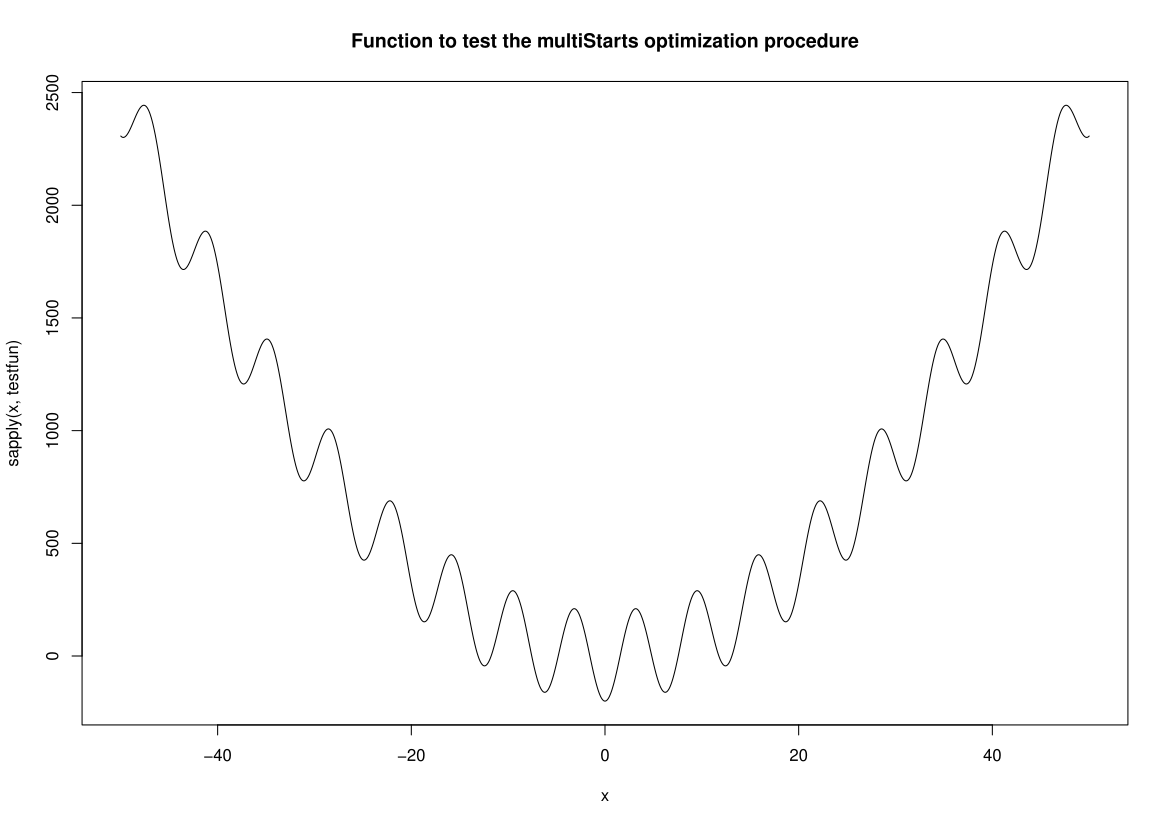

Here is the R script that generated this plot:
# Name: Christian Peters

# No. 1)
# ======

# load the data
load('nlkq_data.RData')

# solve the least squares problem
theta <- optim(c(0, 0), function(theta) {
  sum((theta[1] + theta[2]*X[,1] + theta[2]**2 * X[,2] - y)**2)
})$par

# print the results
print(paste0('theta_1 = ', theta[1], ', theta_2 = ', theta[2]))
# theta_1 = 0.0244228409444103, theta_2 = 1.66087324819251

# No. 2)
# ======

# mySimplex - Simplex-Verfahren
# Eingabe:
#    f           - Funktion, deren Optimum(Minimum) gefunden werden soll, soll
#                  aus dem R^K auf R abbilden
#    theta.start - numeric(k), Position des Start-Simplex
#    t           - numerisch, Groesse des Simplex
#    maxit       - maximale Anzahl an Iterationen (zweites Abbruchkriterium),
#                  natuerliche Zahl, default 1000
#
# Ausgabe:
#  Liste mit 2 benannten Elementen:
#    pars - numerische Matix, ausgewertete Parameter, einer je Zeile
#    vals - Funktionswerte an den Stelle 'par'

mySimplex <- function(f, theta.start, t = 1, maxit = 1000) {
  K <- length(theta.start)
  # Als erstes brauchen wir den Startsimplex:
  d1 <- t / K / sqrt(2) * (sqrt(K + 1) + K - 1)
  d2 <- t / K / sqrt(2) * (sqrt(K + 1) - 1)
  theta <- matrix(d2, ncol = K, nrow = K)
  diag(theta) <- d1
  # Achtung: Das + theta.start funktioniert nur, weil in jeder Spalte von
  # theta ein Punkt steht, und Matrizen spaltenweise aufgebaut sind.
  theta <- cbind(0, theta) + theta.start
  
  # Jetzt brauchen wir fuer jeden Punkt in theta den Funktionswert
  theta.vals <- apply(theta, 2, f)
  
  for (i in seq_len(maxit)) {
    # Bestimme neues Theta durch Spiegelung
    h <- which.max(theta.vals)
    theta.centroid <- rowMeans(theta[, -h])
    theta.new <- 2 * theta.centroid - theta[, h]
    # Simplex updaten
    theta[, h] <- theta.new
    theta.vals[h] <- f(theta.new)
  }
  best = which.min(theta.vals)
  return(list(pars = theta[, best], vals = theta.vals[best]))
}

print(mySimplex(function(x) sum(x^2), rep(10, 2)))

# No. 3)
# ======

#' Extension of the BFGS optimization algorithm using multiple starting values.
#' 
#' @param fn    The function to optimize.
#' @param times The number of starting points.
#' @param lower The lower box constraint.
#' @param upper The upper box constraint.
#' 
#' @return The results of the best BFGS run.
multiStarts <- function(fn, times, lower, upper) {
  # check input parameters
  stopifnot(length(lower) == length(upper), times > 0)
  count <- 1
  repeat {
    # get a random starting point within the box constraints
    start <- runif(length(lower), min=lower, max=upper)
    # employ L-BFGS-B as the optimization method because it uses the box constraints
    current <- optim(start, fn, lower=lower, upper=upper, method="L-BFGS-B")
    if (!exists('best') || best$value > current$value) {
      best <- current
    }
    # return the best result
    if (count >= times) {
      return(best)
    }
    count <- count + 1
  }
}

#' The test function for multiple starting values
testfun <- function(x) {
  sum(x**2 - 200 * cos(x))
}

# Plot the function for n=1
x <- seq(-50, 50, 0.01)
plot(x, sapply(x, testfun), type='l',
     main='Function to test the multiStarts optimization procedure')

# As we can see, this function lends itself well to test the multiStarts function
# because it has several local minima and only one global minimum.
# Without prior knowledge about the rough location of the global minimum, the only
# way to find it is to try multiple starting values and see which one produces
# the best results, which is exactly what the multiStarts functions does.
# We would expect that if the multiStarts function works properly, increasing
# the 'times' parameter will help finding the global minimum with a higher
# probability as we will see in the following simulation.

#' Simulation function to find an amount of starting points which reaches
#' a success rate of at least 95% in finding the global minimum of the
#' test function.
#' 
#' @param iterations Number of iterations to determine the success rate.
#' 
#' @return The number of starting points generated to achieve a >=95% success rate.
simulation <- function (iterations) {
  # count how often the global minimum was found
  successCount <- 0
  curIteration <- 1
  # current times value
  times <- 1
  
  repeat {
    # get the result for the current times value
    res <- multiStarts(testfun, times, c(-50, -50), c(50, 50))
    
    # check if the global minimum was found
    if (isTRUE(all.equal(res$par, c(0, 0), tolerance=1e-5))) {
      successCount <- successCount + 1
    }
    if (curIteration >= iterations) {
      # if the success rate is below 95%, increase times and start over
      if (successCount / iterations < 0.95) {
        times <- times + 1
        curIteration <- 1
        successCount <- 0
        next
      } else {
        return(times)
      }
    }
    curIteration <- curIteration + 1
  }
}

#print(simulation(100))

# So according to the simulation, roughly 120 starting points have to be
# generated in order to find the global optimum at least 95% of the time.
